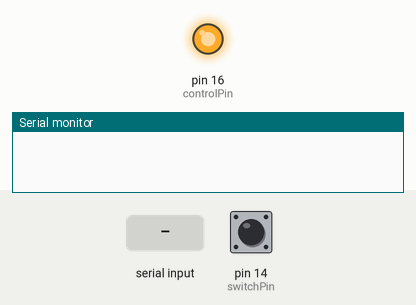
A sketch run on a simulated Arduino Uno, built with avr-gcc and run on an emulated ATmega328P. Parts: output pins drawn as LEDs (lit = HIGH), the last lines printed to the serial monitor. The test bench sets the inputs (shaded band); at power-on: pin 14 (switchPin) HIGH.

Above: at 1.2 s.
1.3 s: pin 14 (switchPin) pulled LOW for 0.15 s
At 1.37 s:
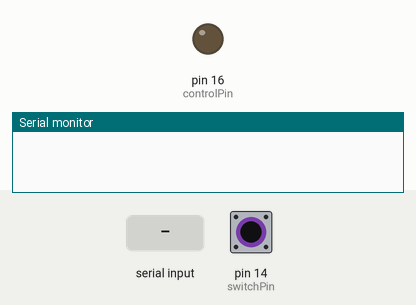
2.9 s: "90,45\n" received over Serial
4.4 s: "30,150\n" received over Serial
At 5.4 s:
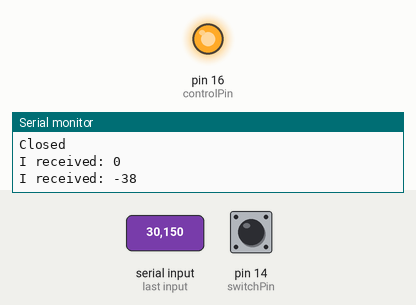
5.9 s: pin 14 (switchPin) pulled LOW for 3.2 s
At 6.6 s:
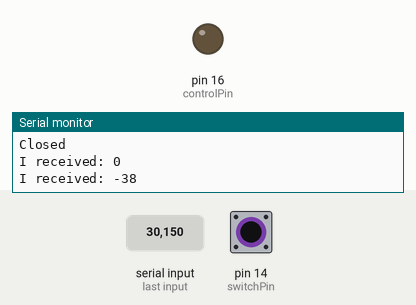
Timing chart, 0 to 10.6 s (numbered marks = the images above; inputs shaded):
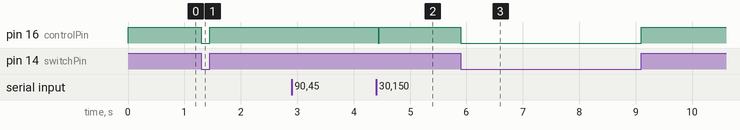

The sketch:

lock_mechanism.ino
```cpp
char incomingByte = 0;   // for incoming serial data
char one = 1;
char zero = 0;
int controlPin = 16;
int switchPin = 14;

void setup() {
  Serial.begin(9600);     // opens serial port, sets data rate to 9600 bps
  pinMode(controlPin, OUTPUT);
  pinMode(switchPin, INPUT);
}

void loop() {

        // send data only when you receive data:
        if (Serial.available() > 0) {
                // read the incoming byte:
                incomingByte = Serial.read();
                incomingByte = incomingByte - 48;
                if (incomingByte == one)
                {
                  Serial.println("Yay");
                  digitalWrite(controlPin, HIGH);
                }
                else if (incomingByte == zero)
                {
                  Serial.println("Closed");
                  digitalWrite(controlPin, LOW);
                }

                // say what you got:
                Serial.print("I received: ");
                Serial.println(incomingByte, DEC);
        }

         if (digitalRead(switchPin) == LOW)
         {
         digitalWrite(controlPin, LOW);
         }
         else
         {
         digitalWrite(controlPin, HIGH);
         }
}
```

Measured:
- after the input at 1.3 s, pin 16 (controlPin): HIGH → LOW at once, → HIGH 0.15 s later
- after the input at 4.4 s, pin 16 (controlPin): HIGH → LOW at once, → HIGH 0.02 s later
- after the input at 5.9 s, pin 16 (controlPin): HIGH → LOW at once, → HIGH 3.2 s later
